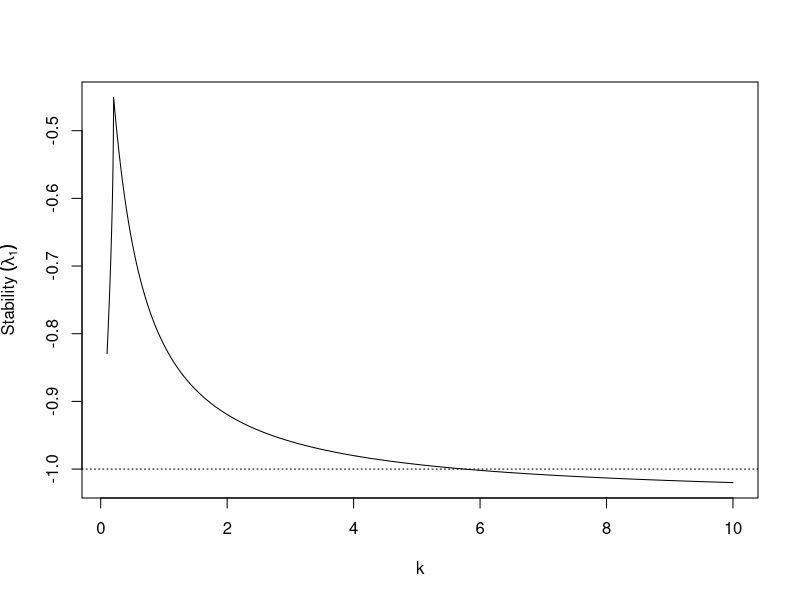
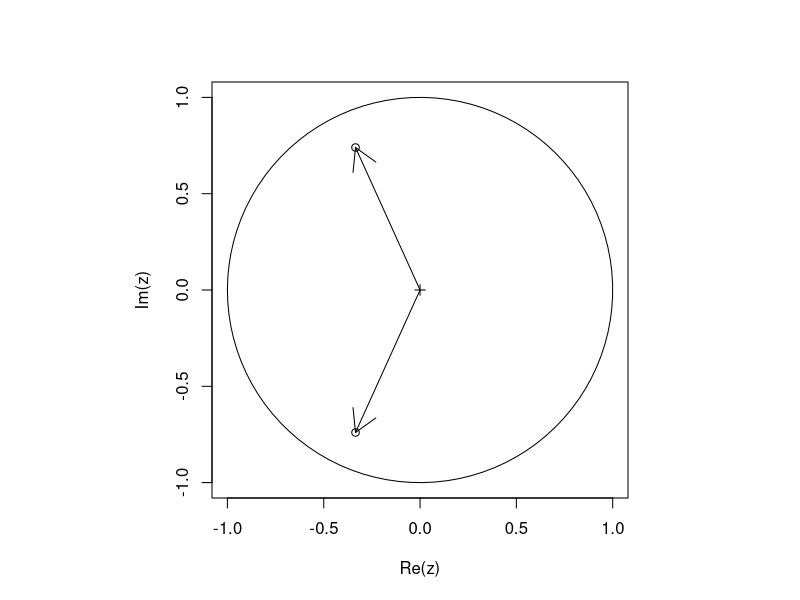

These figures' R source, in order:
## ---- chunk 1
knitr::opts_chunk$set(echo = TRUE)
## ---- chunk 2
F.H <- expression(R*H*(1+a*P/k)^-k - H )
F.P <- expression(H - H*(1+a*P/k)^-k - P)
F.H.H <- D(F.H, "H"); F.H.P <- D(F.H, "P")
F.P.H <- D(F.P, "H"); F.P.P <- D(F.P, "P")
## ---- chunk 3
k <- 10^seq(-1, 1, by=.01)
R <- 3
a <- .005
HPeigs <- sapply(k, function(ki) {
  k <- ki
  P <- k*(R^(1/k) - 1)/a
  H <- P * R/(R-1)
  jac <- matrix( c(eval(F.H.H), eval(F.H.P), eval(F.P.H), eval(F.P.P)), 
                nrow=2, byrow=TRUE )
eigen(jac)[["values"]] 
} )
## ---- chunk 4
modmaxs <- apply( HPeigs, 2, function(lambdas) {
  i <- which.max(Mod(lambdas))
  sign(Re(lambdas[i])) * Mod(lambdas[i]) })

plot(k, modmaxs, type='l', 
     ylab=quote("Stability "*(lambda[1])) )
abline(h=-1, lty=3)
## ---- chunk 5
th <- seq(-pi, pi, len=100)
z <- exp(1i*th)
## ---- chunk 6
par(pty="s")
plot(z, type="l")
points(0,0, pch=3); points(HPeigs[,100])
arrows(x0=c(0,0), y0=c(0,0), x1=Re(HPeigs[,100]), y1=Im(HPeigs[,100]))
